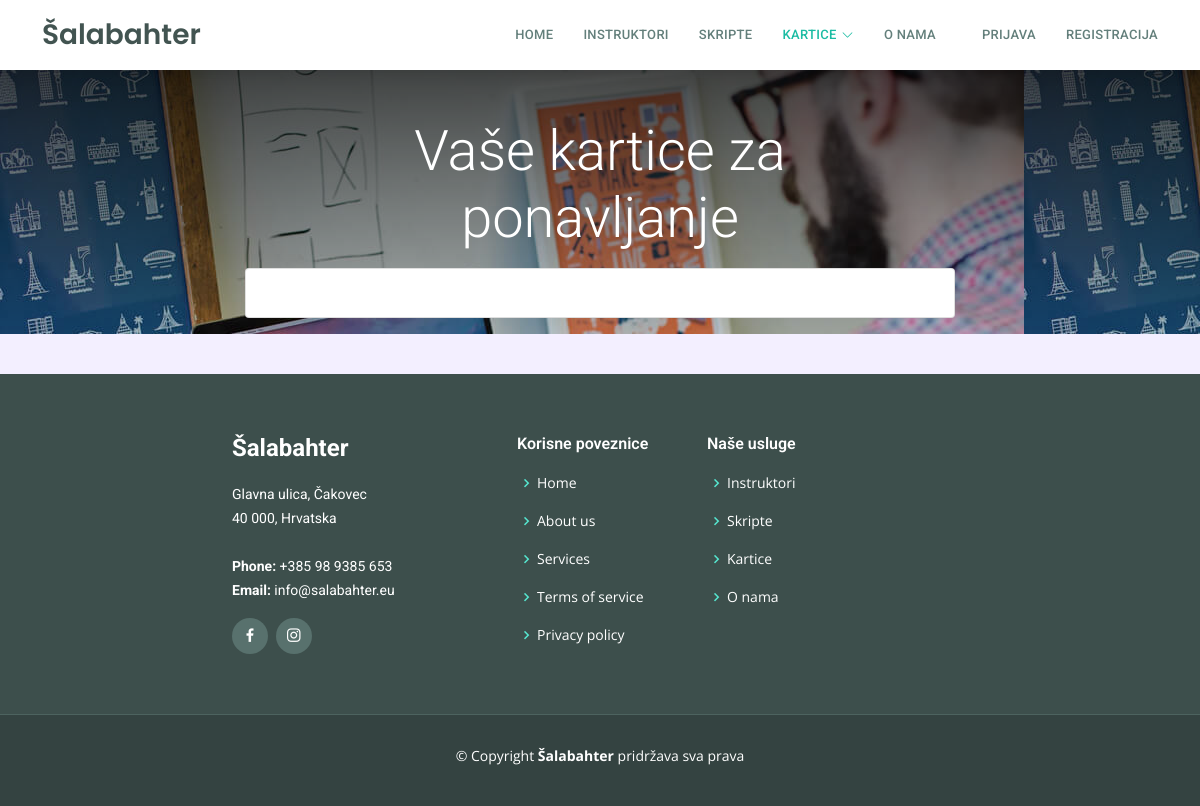
/kartice/mojekartice.php, run on an earlier commit of the app's database.
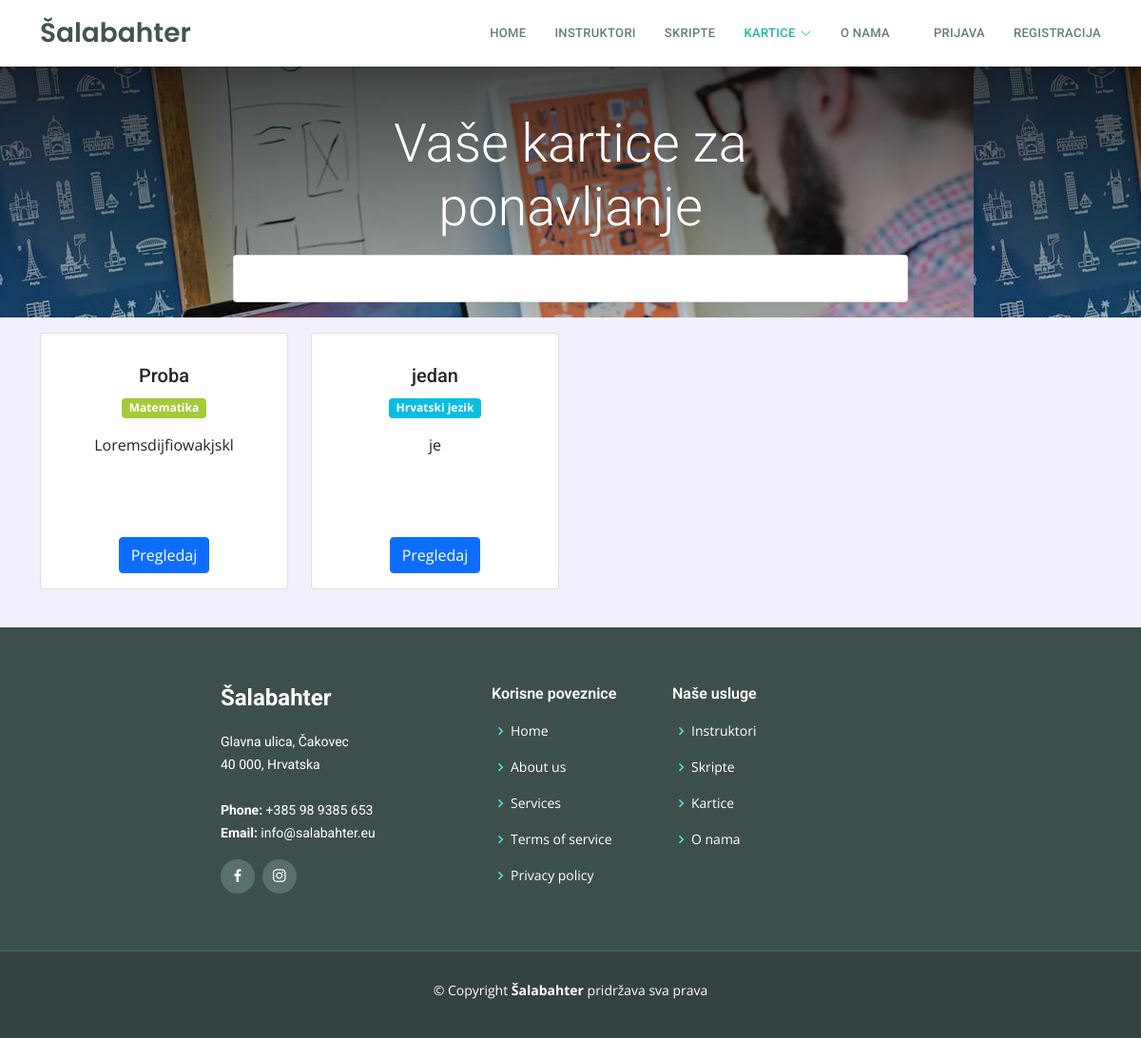
And on a later commit of the database.
### tables this page shows
CREATE TABLE `grupekartica` (
  `grupa_id` int(11) NOT NULL,
  `grupa_naziv` varchar(255) DEFAULT NULL,
  `grupa_opis` text DEFAULT NULL,
  `datum_kreiranja` timestamp NOT NULL DEFAULT current_timestamp(),
  `vlasnik_id` int(11) DEFAULT NULL,
  `predmet_id` int(11) DEFAULT NULL,
  `javno` tinyint(1) DEFAULT 0,
  `broj_pregleda` int(11) DEFAULT 0
);

CREATE TABLE `predmeti` (
  `predmet_id` int(11) NOT NULL,
  `naziv_predmeta` varchar(255) DEFAULT NULL,
  `predmet_boja` varchar(255) NOT NULL
);

### kartice/mojekartice.php (the view, shortened to what this page needs)
<?php
$con = require "../ukljucivanje/connection/spajanje.php";
include("../ukljucivanje/functions/funkcije.php");
$trenutnaStranica = "kartice";
$putanjaDoPocetne = "../";
$putanjaDoInstruktora = "../instruktori.php";
$putanjaDoSkripta = "../skripte/";
$putanjaDoKartica = "../kartice.php";
$putanjaDoOnama = "../onama.php";
$putanjaDoPrijave = "../racun/prijava.php";
$putanjaDoRegistracije = "../racun/registracija.php";
if ($_SERVER["REQUEST_METHOD"] == "POST") {
    $searchTerm = $_POST["searchTerm"];
    $selectedSubject = $_POST["selectedSubject"];
    $sql = "SELECT * FROM grupekartica";
    if (!empty($searchTerm)) {
        $sql .= " WHERE (grupa_naziv LIKE '%$searchTerm%' OR grupa_opis LIKE '%$searchTerm%')";
    }
    if (!empty($selectedSubject)) {
        if (strpos($sql, 'WHERE') !== false) {
            $sql .= " AND predmet_id = '$selectedSubject'";
        } else {
            $sql .= " WHERE predmet_id = '$selectedSubject'";
        }
    }
    $result = $con->query($sql);
} else {
    $sql = "SELECT * FROM grupekartica";
    $result = $con->query($sql);
}
?>
<!DOCTYPE html>
<html lang="hr">
<head>
    <?php include '../assets/css/stiliranjeSporedno.php'; ?>
</head>
<body>
    <?php include '../ukljucivanje/header.php';
    ?>
    <div class="justify-content-md-center mb-4">
        <div class="hero-section text-center" style="background: linear-gradient(rgba(0, 0, 0, 0.7), rgba(0, 0, 0, 0.2)), url(../assets/img/about.jpg);">
            <div class="container ">
                <div class="row">
                    <div class="col-lg-6 mx-auto mt-5">
                        <h1 class="display-4 " style="color: #FFFFFF;">Vaše kartice za ponavljanje</h1>
                    </div>
                </div>
                <div class="row d-flex justify-content-center align-items-center m-2">
                    <div class="col-sm-8 ">
                        <div class="card mb-3">
                            <div class="card-body m-2">
                            </div>
                        </div>
                    </div>
                </div>
            </div>
        </div>
        <div class="container">
            <div class="main-body mt-3">
                <div class="row">
                    <div class="col">
                        <div class="row">
                            <?php
                            if (isset($result) > 0) :
                                while ($row = $result->fetch_assoc()) :
                                    $predmet_id = $row['predmet_id'];
                                    $predmetGrupe = "SELECT  naziv_predmeta, predmet_boja FROM  predmeti WHERE predmet_id = $predmet_id";
                                    $rezultatPredmeta = $con->query($predmetGrupe);
                            ?>
                                    <div class="col-sm-3 mb-3 ">
                                        <div class="card" style="height: 270px;">
                                            <div class="card-body d-flex flex-column justify-content-between">
                                                <div class="d-flex flex-column align-items-center text-center" style="height: 100%; display: flex; flex-direction: column; justify-content: space-between;">
                                                    <div class="mt-3">
                                                        <h5 class="card-title">
                                                            <?php echo (strlen($row["grupa_naziv"]) > 40) ? substr($row["grupa_naziv"], 0, 40) . '...' : $row["grupa_naziv"]; ?>
                                                        </h5>
                                                        <?php
                                                        if ($rezultatPredmeta->num_rows > 0) :
                                                            while ($predmetRed = $rezultatPredmeta->fetch_assoc()) :
                                                                $naziv_predmeta = $predmetRed['naziv_predmeta'];
                                                                $predmetBoja = $predmetRed['predmet_boja'];
                                                        ?>
                                                                <p class="badge " style="background-color: <?php echo $predmetBoja; ?>;"><?php echo $naziv_predmeta; ?></p>
                                                        <?php
                                                            endwhile;
                                                        endif;
                                                        ?>
                                                        <p class="card-text">
                                                            <?php echo (strlen($row["grupa_opis"]) > 120) ? substr($row["grupa_opis"], 0, 120) . '...' : $row["grupa_opis"]; ?>
                                                        </p>
                                                    </div>
                                                    <div class="row mt-auto">
                                                        <div class="col">
                                                            <a href="grupakartica.php?grupa_id=<?php echo $row["grupa_id"]; ?>" class="btn btn-primary">Pregledaj</a>
                                                        </div>
                                                    </div>
                                                </div>
                                            </div>
                                        </div>
                                    </div>
                            <?php
                                endwhile;
                            else :
                                echo "<p class='col'>Nema rezultata.</p>";
                            endif;
                            ?>
                        </div>
                    </div>
                </div>
            </div>
        </div>
    </div>
    <?php include '../ukljucivanje/footer.php'; ?>
</body>
</html>

### assets/css/stiliranjeSporedno.php (shortened to what this page needs)
<link rel="stylesheet" href="https://cdn.jsdelivr.net/npm/bootstrap@4.5.2/dist/css/bootstrap.min.css">
<link href="../assets/vendor/animate.css/animate.min.css" rel="stylesheet">
<link href="../assets/vendor/bootstrap/css/bootstrap.min.css" rel="stylesheet">
<link href="../assets/vendor/bootstrap-icons/bootstrap-icons.css" rel="stylesheet">
<link href="../assets/vendor/boxicons/css/boxicons.min.css" rel="stylesheet">
<link href="../assets/vendor/glightbox/css/glightbox.min.css" rel="stylesheet">
<link href="../assets/vendor/swiper/swiper-bundle.min.css" rel="stylesheet">
<link href="../assets/css/style.css" rel="stylesheet">

### ukljucivanje/header.php (shortened to what this page needs)
<header id="header" class="d-flex align-items-center">
   <div class="container d-flex align-items-center justify-content-between">
     <div class="logo">
       <h1 class="text-light"><a href="<?php echo $pathToPocetna?>"><span>Šalabahter</span></a></h1>
     </div>
     <nav id="navbar" class="navbar">
       <ul>
         <li><a class="nav-link scrollto <?php echo $trenutnaStranica == "index" ? 'active' : '' ?>" href="<?php echo $putanjaDoPocetne?>">Home</a></li>
         <li><a class="nav-link scrollto <?php echo $trenutnaStranica == "instruktori" ? 'active' : '' ?>" href="<?php echo $putanjaDoInstruktora?>">Instruktori</a></li>
         <li><a class="nav-link scrollto <?php echo $trenutnaStranica == "skripte" ? 'active' : '' ?>" href="<?php echo $putanjaDoSkripta?>">Skripte</a></li>
         <li class="dropdown"><a class="nav-link scrollto <?php echo $trenutnaStranica == "kartice" ? 'active' : '' ?>" href="<?php echo $putanjaDoKartica?>"><span>Kartice</span> <i class="bi bi-chevron-down"></i></a>
         </li>
         <li><a class="nav-link scrollto <?php echo $trenutnaStranica == "onama" ? 'active' : '' ?>" href="<?php echo $putanjaDoOnama?>" >O nama</a></li>
         <?php if(!isset($_SESSION["user_id"])): ?>
             <a href="<?php echo $putanjaDoPrijave ?>" class="nav-link scrollto ml-3" role="button">Prijava</a>
             <a href="<?php echo $putanjaDoRegistracije ?>" class="nav-link scrollto" role="button">Registracija</a>
     <?php else: ?>
             <a href="<?php echo $putanjaDoRacuna ?>" class="nav-link scrollto mr-2 <?php echo $trenutnaStranica == "račun" ? 'active' : '' ?>" role="button">Račun</a>
             <a href="<?php echo $putanjaDoOdjave ?>" id="logout" class="nav-link scrollto " role="button">Odjava</a>
     <?php endif; ?>
     </div>
   </header>

### ukljucivanje/footer.php
<footer id="footer">
    <div class="footer-top">
      <div class="container mx-auto">
        <div class="row justify-content-center">
          <div class="col-lg-3 col-md-6 footer-info">
            <h3 class="text">Šalabahter</h3>
            <p>
              Glavna ulica, Čakovec<br>
              40 000, Hrvatska<br><br>
              <strong>Phone:</strong> +385 98 9385 653<br>
              <strong>Email:</strong> info@salabahter.eu<br>
            </p>
            <div class="social-links mt-3">
              <a href="#" class="facebook"><i class="bx bxl-facebook"></i></a>
              <a href="#" class="instagram"><i class="bx bxl-instagram"></i></a>
            </div>
          </div>
          <div class="col-lg-2 col-md-6 footer-links">
            <h4>Korisne poveznice</h4>
            <ul>
              <li><i class="bx bx-chevron-right"></i> <a href="#">Home</a></li>
              <li><i class="bx bx-chevron-right"></i> <a href="#">About us</a></li>
              <li><i class="bx bx-chevron-right"></i> <a href="#">Services</a></li>
              <li><i class="bx bx-chevron-right"></i> <a href="#">Terms of service</a></li>
              <li><i class="bx bx-chevron-right"></i> <a href="#">Privacy policy</a></li>
            </ul>
          </div>
          <div class="col-lg-3 col-md-6 footer-links">
            <h4>Naše usluge</h4>
            <ul>
              <li><i class="bx bx-chevron-right"></i> <a href="<?php echo $putanjaDoInstruktora?>">Instruktori</a></li>
              <li><i class="bx bx-chevron-right"></i> <a href="<?php echo $putanjaDoSkripta?>">Skripte</a></li>
              <li><i class="bx bx-chevron-right"></i> <a href="<?php echo $putanjaDoKartica?>">Kartice</a></li>
              <li><i class="bx bx-chevron-right"></i> <a href="<?php echo $putanjaDoOnama?>">O nama</a></li>
            </ul>
          </div>
        </div>
      </div>
    </div>
    <div class="container">
      <div class="copyright">
        &copy; Copyright <strong><span>Šalabahter</span></strong> pridržava sva prava
      </div>
      <div class="credits">
      </div>
    </div>
  </footer>

### assets/css/style.css (style rules this page uses)
body { font-family: "Open Sans", sans-serif; background-color: #f3efff; }
a { text-decoration: none; color: #1bbca3; }
h1, h2, h3, h4, h5, h6 { font-family: "Roboto", sans-serif; }
#header { height: 70px; z-index: 997; transition: all 0.5s; background: #fff; box-shadow: 0px 2px 15px rgba(0, 0, 0, 0.1); }
#header .logo h1 { font-size: 28px; margin: 0; padding: 10px 0; line-height: 1; font-weight: 400; }
#header .logo h1 a, #header .logo h1 a:hover { color: #425451; text-decoration: none; font-family: "Poppins", sans-serif; font-weight: 600; }
.scrolled-offset { margin-top: 70px; }
.navbar { padding: 0; }
.navbar ul { margin: 0; padding: 0; display: flex; list-style: none; align-items: center; }
.navbar li { position: relative; }
.navbar a, .navbar a:focus { display: flex; align-items: center; justify-content: space-between; padding: 10px 0 10px 30px; font-family: "Roboto", sans-serif; font-size: 13px; font-weight: 500; color: #637f7b; white-space: nowrap; transition: 0.3s; letter-spacing: 0.3px; text-transform: uppercase; }
.navbar a i, .navbar a:focus i { font-size: 12px; line-height: 0; margin-left: 5px; }
.navbar a:hover, .navbar .active, .navbar .active:focus, .navbar li:hover>a { color: #1bbca3; }
#footer { background: #344341; padding: 0 0 30px 0; color: #fff; font-size: 14px; }
#footer .footer-top { background: #3d4f4c; border-bottom: 1px solid #4d635f; padding: 60px 0 30px 0; }
#footer .footer-top .footer-info { margin-bottom: 30px; }
#footer .footer-top .footer-info h3 { font-size: 24px; margin: 0 0 20px 0; padding: 2px 0 2px 0; line-height: 1; font-weight: 700; }
#footer .footer-top .footer-info p { font-size: 14px; line-height: 24px; margin-bottom: 0; font-family: "Roboto", sans-serif; color: #fff; }
#footer .footer-top .social-links a { font-size: 18px; display: inline-block; background: #58716d; color: #fff; line-height: 1; padding: 8px 0; margin-right: 4px; border-radius: 50%; text-align: center; width: 36px; height: 36px; transition: 0.3s; }
#footer .footer-top h4 { font-size: 16px; font-weight: 600; color: #fff; position: relative; padding-bottom: 12px; }
#footer .footer-top .footer-links { margin-bottom: 30px; }
#footer .footer-top .footer-links ul { list-style: none; padding: 0; margin: 0; }
#footer .footer-top .footer-links ul i { padding-right: 2px; color: #56e7d0; font-size: 18px; line-height: 1; }
#footer .footer-top .footer-links ul li { padding: 10px 0; display: flex; align-items: center; }
#footer .footer-top .footer-links ul li:first-child { padding-top: 0; }
#footer .footer-top .footer-links ul a { color: #fff; transition: 0.3s; display: inline-block; line-height: 1; }
#footer .copyright { text-align: center; padding-top: 30px; }
#footer .credits { padding-top: 10px; text-align: center; font-size: 13px; color: #fff; }

What changed in the data, as far as the page shows it:
added grupekartica: grupa_naziv "Proba", grupa_opis "Loremsdijfiowakjskl"
now on this page (row unchanged): predmeti: naziv_predmeta "Matematika", shown under "Proba"
added grupekartica: grupa_naziv "jedan", grupa_opis "je"
now on this page (row unchanged): predmeti: naziv_predmeta "Hrvatski jezik", shown under "jedan"
